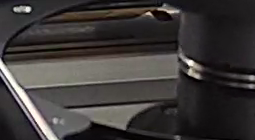
#> input picture images/good1.png, 255 x 140 px
$ python overlay_image.py
#> lines starting #> are read from the running program, lines starting #| are printed output that depends on the picture
# overlay images
import cv2

background = cv2.imread("images/good1.png")
#> background is the input picture: shape (140, 255, 3); mean B, G, R 56.6, 57.7, 61.4
overlay = cv2.imread("images/screw.png")
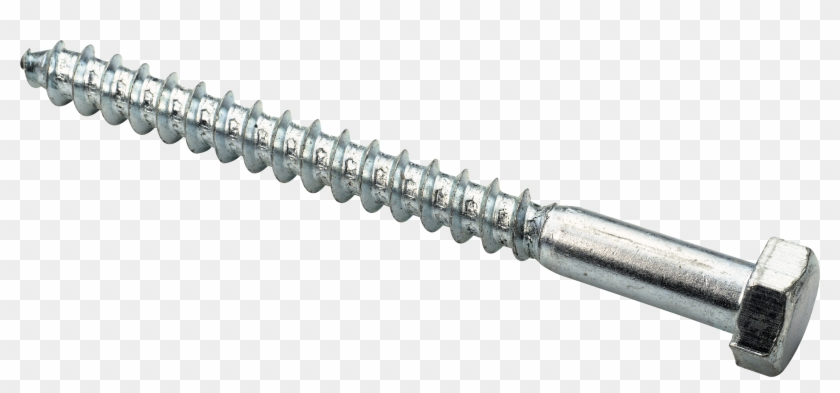
#> input picture images/screw.png, 840 x 393 px
#> overlay is the input picture: shape (393, 840, 3); mean B, G, R 230.8, 231.2, 230.2

print(f"background size : {background.shape} | overlay size : {overlay.shape}")
#| background size : (140, 255, 3) | overlay size : (393, 840, 3)

### Rescale overlay

scale_percent = 10
width = int(overlay.shape[1] * scale_percent / 100)
#> width = 84
height = int(overlay.shape[0] * scale_percent / 100)
#> height = 39
dim = (width, height)
#> dim = (84, 39)

resized = cv2.resize(overlay, dim, interpolation=cv2.INTER_AREA)
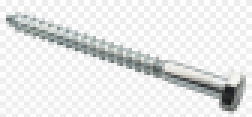
#> resized: shape (39, 84, 3) (shown 3 times larger); mean B, G, R 230.8, 231.2, 230.2

print("Resized Dimensions : ", resized.shape)
#| Resized Dimensions :  (39, 84, 3)

cv2.imshow("Resized image", resized)
cv2.waitKey(0)
cv2.destroyAllWindows()

### Make overlay with background

#> (the run stopped early here; a loop or call above may not have finished)
